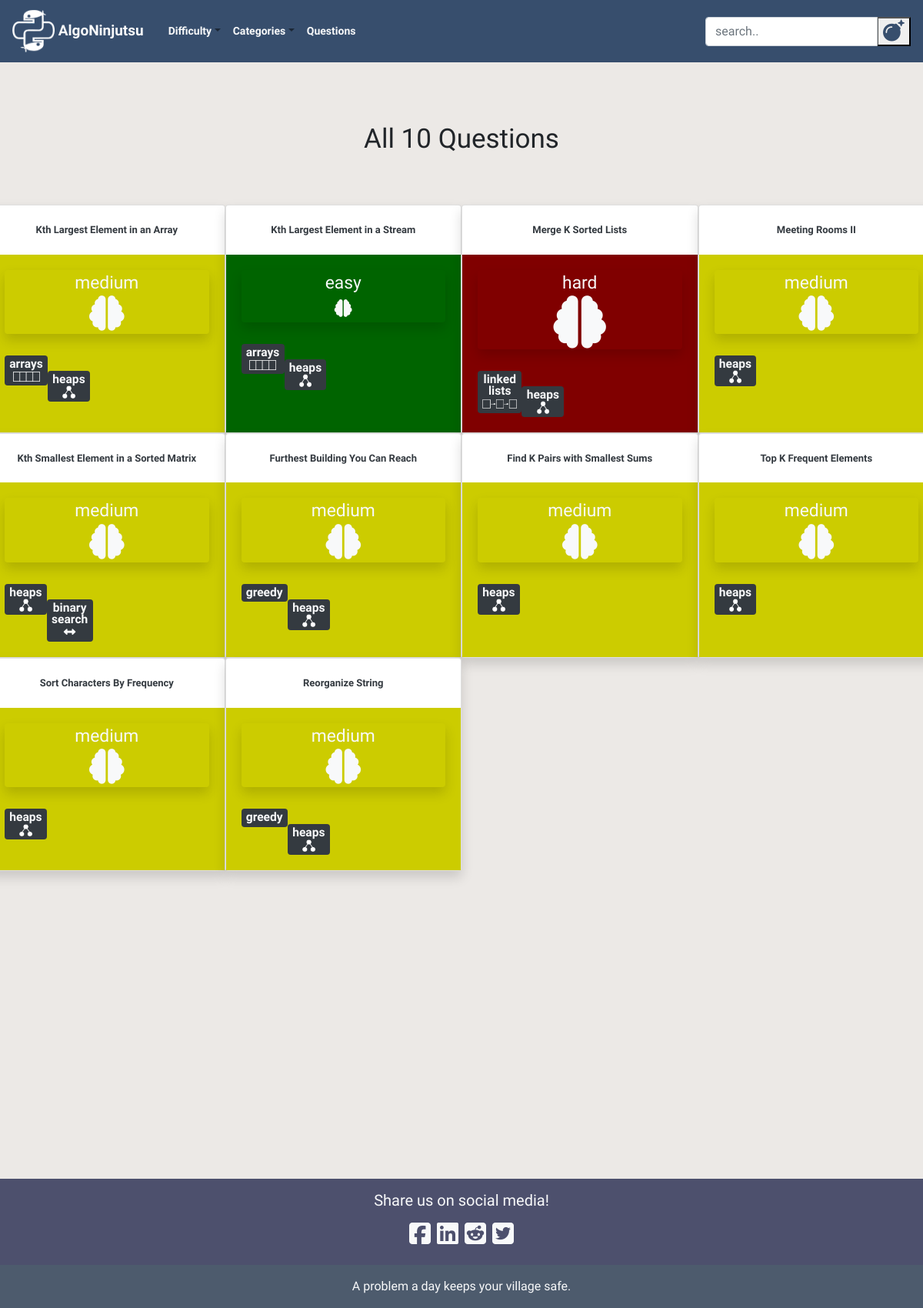
The app's page /questions/category/heaps/ with its own data.
### blog/models.py (models this page shows, shortened)
class Post(models.Model):
    author = models.TextField()
    title = RichTextField()
    category = models.TextField(choices = CATEGORY_CHOICES, default = 'arrays')
    alt_category = models.TextField(choices = CATEGORY_CHOICES, blank=True, null = True)
    difficulty = models.TextField(choices = DIFFICULTY_CHOICES, default = 'easy')
    description = RichTextField()
    text = RichTextField()
    explanation = RichTextField()
    additional_notes = RichTextField(blank=True, null = True)
    published_date = models.DateTimeField(blank=True, null=True)

### blog/views.py (the view)
# urls.py: path('questions/category/<str:category>/', views.CategoryPostListView.as_view(), name='category_post_list'),
class CategoryPostListView(ListView):
    model = Post
    def get_queryset(self, *args, **kwargs):
        category = self.kwargs.get('category')
        main_category = Post.objects.filter(category = category)
        alt_category = Post.objects.filter(alt_category = category)
        questions = Post.objects.filter(title__contains = category)
        categories = main_category | alt_category | questions
        return categories

### blog/static/templates/blog/post_list.html (shortened to what this page needs)
{% extends 'blog/base.html' %}
{% load static %}
{% block content %}
<div class="postlist col-md-12">
    {% if not post_list.count %}
    <h1 class = "counter my-5" align = "center">No Questions Found</h1>
    <br><br>
    {% elif post_list.count == 1 %}
    <h1 class = "counter my-3" align="center">{{post_list.count}} Question</h1>
    <br><br>
    {% else %}
    <h1 class = "counter my-3" align="center">All {{post_list.count}} Questions</h1>
    <br><br>
    {% endif %}
  <div class="row">
  {% for post in post_list %}
  <div class="card shadow" style="width: 25%">
    <br>
    <h3 align="center"><a class="check text-dark" style = "font-size:13px;" href="{% url 'post_detail' pk=post.pk %}">
      <b>{{ post.title|safe }}</b></a></h3>
    {% if post.difficulty == "easy" %}
    <div class="card-body" style="background-color: rgb(0,100,0)">
    {% elif post.difficulty == "medium" %}
    <div class="card-body" style="background-color: rgb(204,204,0)">
    {% elif post.difficulty == "hard" %}
    <div class="card-body" style="background-color: rgb(128,0,0)"">
    {% endif %}
      <div class="postdifficulty text-light shadow rounded"align="center">
        <a class="text-light" href="{% url 'difficulty_post_list' difficulty=post.difficulty %}">
        {{post.difficulty}}
        <br>
        {% if post.difficulty == "medium" %}
        <i class="fas fa-brain fa-2x"></i>
        {% elif post.difficulty == "hard" %}
        <i class="fas fa-brain fa-3x"></i>
        {% else %}
        <i class="fas fa-brain"></i>
        {% endif %}
        </a>
      </div>
      <br>
        <div class="category text-light badge badge-dark my-1">
        <a class="text-light" href="{% url 'category_post_list' category=post.category %}">
        {% if post.category == "linked lists" %}
        <h8>linked <br>lists</h8>
        {% elif post.category == "binary search" %}
        <h8>binary <br>search</h8>
        {% endif %}
        {% if post.category != "linked lists" and post.category != "binary search"%}
        <h8>{{post.category}}</h8>
        {% endif %}
        <br>
        {% if post.category == "linked lists" %}
        <img src="{% static 'images/thumbnail_image8.png' %}" width="45" height="12">
        {% elif post.category == "backtracking" %}
        <i class="fas fa-trash-restore"></i>
        {% elif post.category == "trees" %}
        <img src="{% static 'images/thumbnail_image5.png' %}" width="16.5" height="16.5">
        {% elif post.category == "arrays" %}
        <img src="{% static 'images/thumbnail_image7.png' %}" width="35" height="13">
        {% elif post.category == "strings" %}
        <p class= "my-1" style = "font-size: 9px; font: verdana;"><b>aabb123</b></p>
        {% elif post.category == "hashsets" %}
        <i class="fas fa-table"></i>
        {% elif post.category == "hashmaps" %}
        <i class="fas fa-columns"></i>
        {% elif post.category == "DP" %}
        <i class="my-1 fas fa-sort-amount-up"></i>
        {% elif post.category == "math" %}
        <i class="fas fa-calculator"></i>
        {% elif post.category == "graphs" %}
        <i class="fas fa-th"></i>
        {% elif post.category == "stacks" %}
        <i class="fas fa-angle-double-up"></i>
        {% elif post.category == "queues" %}
        <i class="fas fa-angle-double-right"></i>
        {% elif post.category == "recursion" %}
        <i class="fas fa-infinity"></i>
        {% elif post.category == "tries" %}
        <img src="{% static 'images/thumbnail_image6.png' %}" width="25.3" height="22">
        {% elif post.category == "binary" %}
        <p class= "my-1" style = "font-size: 8px; font: verdana;"><b>01101001</b></p>
        {% elif post.category == "binary search" %}
        <i class="fas fa-arrows-alt-h"></i>
        {% elif post.category == "heaps" %}
        <img src="{% static 'images/thumbnail_image5.png' %}" width="16.5" height="16.5">
        {% endif %}
        </a>
        </div>
        <br>
        {% if post.alt_category %}
        <div class="alt_category text-light badge badge-dark">
        {% else %}
        <div class="alt_category text-light">
        {% endif %}
        <a class="text-light" href="{% url 'category_post_list' category=post.alt_category %}">
          {% if post.alt_category == "linked lists" %}
          <h8>linked <br>lists</h8>
          {% elif post.alt_category == "binary search" %}
          <h8>binary <br>search</h8>
          {% endif %}
          {% if post.alt_category and post.alt_category != "linked lists" and post.alt_category != "binary search"%}
          <h8>{{post.alt_category}}</h8>
          {% endif %}
          <br>
        {% if post.alt_category == "linked lists" %}
        <img src="{% static 'images/thumbnail_image8.png' %}" width="45" height="12">
        {% elif post.alt_category == "backtracking" %}
        <i class="fas fa-trash-restore"></i>
        {% elif post.alt_category == "trees" %}
        <img src="{% static 'images/thumbnail_image5.png' %}" width="16.5" height="16.5">
        {% elif post.alt_category == "arrays" %}
        <img src="{% static 'images/thumbnail_image7.png' %}" width="35" height="13">
        {% elif post.alt_category == "hashmaps" %}
        <i class="fas fa-columns"></i>
        {% elif post.alt_category == "DP" %}
        <i class="my-1 fas fa-sort-amount-up"></i>
        {% elif post.alt_category == "math" %}
        <i class="fas fa-calculator"></i>
        {% elif post.alt_category == "graphs" %}
        <i class="fas fa-th fa-2x"></i>
        {% elif post.alt_category == "stacks" %}
        <i class="fas fa-angle-double-up"></i>
        {% elif post.alt_category == "queues" %}
        <i class="fas fa-angle-double-right"></i>
        {% elif post.alt_category == "strings" %}
        <p class= "my-1" style = "font-size: 9px; font: verdana;"><b>aabb123</b></p>
        {% elif post.alt_category == "hashsets" %}
        <i class="fas fa-table"></i>
        {% elif post.alt_category == "recursion" %}
        <i class="fas fa-infinity"></i>
        {% elif post.alt_category == "tries" %}
        <img src="{% static 'images/thumbnail_image6.png' %}" width="25.3" height="22">
        {% elif post.alt_category == "heaps" %}
        <img src="{% static 'images/thumbnail_image5.png' %}" width="16.5" height="16.5">
        {% elif post.alt_category == "binary" %}
        <p class= "my-1" style = "font-size: 9px; font: verdana;"><b>01101001</b></p>
        {% elif post.alt_category == "binary search" %}
        <i class="fas fa-arrows-alt-h"></i>
        {% endif %}
        </a>
        </div>
    </div>
  </div>
  {% endfor %}
  </div>
</div>
{% endblock %}

### blog/static/css/blog.css (style rules this page uses)
body { font-family: 'Special Elite', cursive; background: #ECE9E6; background: -webkit-linear-gradient(to bottom, #FFFFFF, #ECE9E6); overflow-x: hidden; max-width: 100%; }
img { max-width:100%; }
.postdifficulty { font-size: 1.9vmin !important; }
.counter { font-family: 'Rock Salt', cursive; font-size: 35px; }
.category { float:left; font-size: 1.3vmin !important; }
.alt_category { font-size: 1.3vmin !important; float:left; }
.card { transition: 1.5s; }
.card:not(:first-child) { margin-down: -10px; }

### records on screen
Post: title "Kth Largest Element in an Array", difficulty "medium", category "arrays", alt_category "heaps"
Post: title "Kth Largest Element in a Stream", difficulty "easy", category "arrays", alt_category "heaps"
Post: title "Merge K Sorted Lists", difficulty "hard", category "linked", alt_category "heaps"
Post: title "Meeting Rooms II", difficulty "medium", category "heaps"
Post: title "Kth Smallest Element in a Sorted Matrix", difficulty "medium", category "heaps", alt_category "binary"
Post: title "Furthest Building You Can Reach", difficulty "medium", category "greedy", alt_category "heaps"
Post: title "Find K Pairs with Smallest Sums", difficulty "medium", category "heaps"
Post: title "Top K Frequent Elements", difficulty "medium", category "heaps"
Post: title "Sort Characters By Frequency", difficulty "medium", category "heaps"
Post: title "Reorganize String", difficulty "medium", category "greedy", alt_category "heaps"

### other values on screen
{{ post_list.count }} "10"
